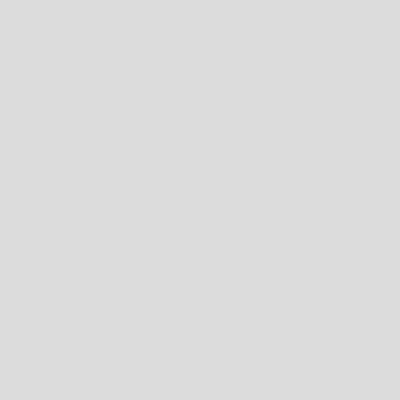
Frame 1 (no input)
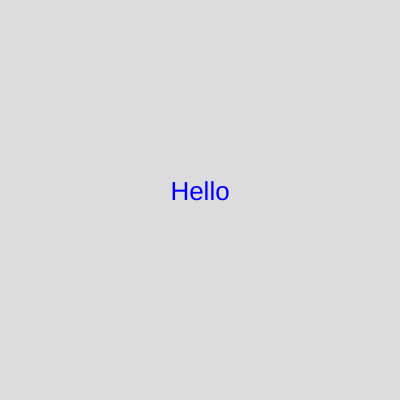
Frame 60 (no input)
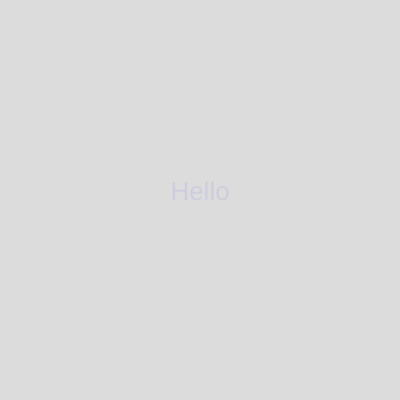
Frame 120 (the mouse pressed at the canvas centre since frame 60)

The p5.js sketch that drew these frames (run headless with seeded random() and noise() and a simulated clock; from frame 60 on, the mouse is pressed at the canvas centre):

// p5.js sketch
// ── sketch.js
function textFadeInOut(t, start, duration, fadeDuration){
  return{
    text: t,
    start: start,
    duration: duration,
    fadeDuration: fadeDuration,
    end: start + duration + 2*fadeDuration,
    a: 0,
    display: function() {
      push()
        if(frameCount >= this.start && (frameCount - this.start) < this.fadeDuration){
          this.a = easeInOutSine((frameCount - this.start) / this.fadeDuration)
        } else if(frameCount > this.start + this.fadeDuration + this.duration){
          this.a = easeInOutSine((this.end - frameCount)/this.fadeDuration)
        }
        if(frameCount > this.end) this.a = 0;
        fill(0, 0, 255, this.a*255)
        text(this.text, 200, 200);
      pop()
    }
  }
}

function setup() {
  createCanvas(400, 400);
  
  textSize(26)
  textAlign(CENTER)
  
  // textFadeInOut( "TEXT", startFrame,  duration, fadeDuration)
  
  // fade in starts from the start frame. 
  // total duration is start + duration + 2*fadeDuration
  
  
  textSequence = [
    textFadeInOut("Hello", 0, 10, 60),
    textFadeInOut("what's up?", 130, 40, 40),
    textFadeInOut("add any text you want", 300, 60, 60),
    textFadeInOut("to the textSequence array", 480, 60, 60),
    textFadeInOut("specifying the arguments", 700, 60, 60),
    textFadeInOut("('text', start, duration, fadeLen)", 860, 360, 100),
  ]
  
  
}

function draw() {
  background(220);
  
  for(let i = 0; i <textSequence.length; i++){
    ft = textSequence[i];
    ft.display()
  }
  
}

function easeInOutSine(x) {
  return -(Math.cos(Math.PI * x) - 1) / 2;
}
